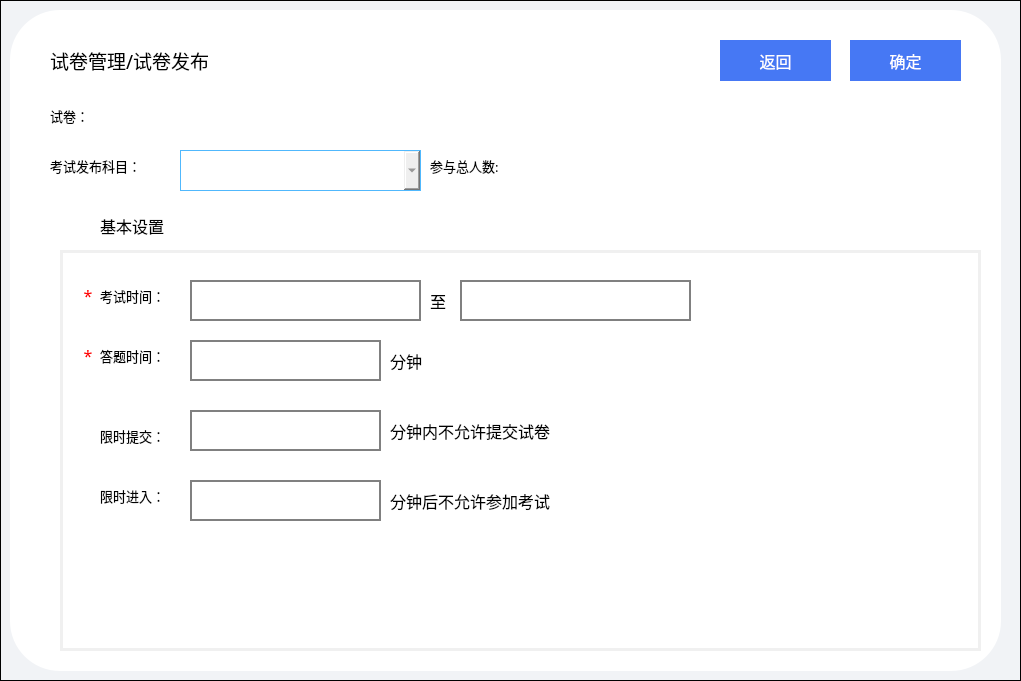
<?xml version="1.0" encoding="UTF-8"?>
<ui version="4.0">
 <class>CTestPaperReleaseDlg</class>
 <widget class="QDialog" name="CTestPaperReleaseDlg">
  <property name="geometry">
   <rect>
    <x>0</x>
    <y>0</y>
    <width>1021</width>
    <height>681</height>
   </rect>
  </property>
  <property name="windowTitle">
   <string>Dialog</string>
  </property>
  <property name="styleSheet">
   <string notr="true">#CTestPaperReleaseDlg
{
border:1px solid;
background-color:#F1F3F6;
}</string>
  </property>
  <widget class="QWidget" name="widget" native="true">
   <property name="geometry">
    <rect>
     <x>10</x>
     <y>10</y>
     <width>991</width>
     <height>661</height>
    </rect>
   </property>
   <property name="styleSheet">
    <string notr="true">#widget
{
background-color:#ffffff;
border-radius:50; 
}</string>
   </property>
   <widget class="QPushButton" name="pushButton">
    <property name="geometry">
     <rect>
      <x>710</x>
      <y>30</y>
      <width>111</width>
      <height>41</height>
     </rect>
    </property>
    <property name="font">
     <font>
      <family>黑体</family>
      <pointsize>12</pointsize>
     </font>
    </property>
    <property name="styleSheet">
     <string notr="true">#pushButton{
border:none;
background-color:#4678F4;
color: #FFFFFF;
}

#pushButton:hover{
background-color:#ec7f9e;
}</string>
    </property>
    <property name="text">
     <string>返回</string>
    </property>
   </widget>
   <widget class="QLabel" name="label">
    <property name="geometry">
     <rect>
      <x>40</x>
      <y>30</y>
      <width>211</width>
      <height>41</height>
     </rect>
    </property>
    <property name="font">
     <font>
      <family>黑体</family>
      <pointsize>14</pointsize>
      <weight>50</weight>
      <bold>false</bold>
     </font>
    </property>
    <property name="text">
     <string>试卷管理/试卷发布</string>
    </property>
   </widget>
   <widget class="QPushButton" name="pushButton_2">
    <property name="geometry">
     <rect>
      <x>840</x>
      <y>30</y>
      <width>111</width>
      <height>41</height>
     </rect>
    </property>
    <property name="font">
     <font>
      <family>黑体</family>
      <pointsize>12</pointsize>
     </font>
    </property>
    <property name="styleSheet">
     <string notr="true">#pushButton_2{
border:none;
background-color:#4678F4;
color: #FFFFFF;
}

#pushButton_2:hover{
background-color:#ec7f9e;
}</string>
    </property>
    <property name="text">
     <string>确定</string>
    </property>
   </widget>
   <widget class="QLabel" name="label_2">
    <property name="geometry">
     <rect>
      <x>40</x>
      <y>90</y>
      <width>61</width>
      <height>31</height>
     </rect>
    </property>
    <property name="font">
     <font>
      <family>黑体</family>
      <pointsize>10</pointsize>
     </font>
    </property>
    <property name="text">
     <string>试卷：</string>
    </property>
   </widget>
   <widget class="QLabel" name="label_3">
    <property name="geometry">
     <rect>
      <x>100</x>
      <y>90</y>
      <width>311</width>
      <height>31</height>
     </rect>
    </property>
    <property name="font">
     <font>
      <family>黑体</family>
      <pointsize>12</pointsize>
     </font>
    </property>
    <property name="text">
     <string/>
    </property>
   </widget>
   <widget class="QLabel" name="label_4">
    <property name="geometry">
     <rect>
      <x>40</x>
      <y>140</y>
      <width>121</width>
      <height>31</height>
     </rect>
    </property>
    <property name="font">
     <font>
      <family>黑体</family>
      <pointsize>10</pointsize>
     </font>
    </property>
    <property name="text">
     <string>考试发布科目：</string>
    </property>
   </widget>
   <widget class="QLabel" name="label_5">
    <property name="geometry">
     <rect>
      <x>420</x>
      <y>140</y>
      <width>101</width>
      <height>31</height>
     </rect>
    </property>
    <property name="font">
     <font>
      <family>黑体</family>
      <pointsize>10</pointsize>
     </font>
    </property>
    <property name="text">
     <string>参与总人数:</string>
    </property>
   </widget>
   <widget class="QComboBox" name="comboBox">
    <property name="geometry">
     <rect>
      <x>170</x>
      <y>140</y>
      <width>241</width>
      <height>41</height>
     </rect>
    </property>
    <property name="font">
     <font>
      <family>黑体</family>
      <pointsize>12</pointsize>
     </font>
    </property>
    <property name="styleSheet">
     <string notr="true">QComboBox{
  color:#666666;
  padding: 1px 15px 1px 3px;
  border: 1px solid #50b8fd;
}

QComboBox::drop-down
{
border-image:url(:/icons/comboxDowm.png);
min-width:30px;
min-heigth:30px;
}

QComboBox#comboBox_3::drop-down:checked
{
border-image:url(:/icons/comboxUp.png);
}

QComboBox QAbstractItemView{
	background:rgba(255,255,255,1);
    border:1px solid rgba(228,228,228,1);
    border-radius:0px 0px 5px 5px;
	font-size:14px;
    outline: 0px;  
 }</string>
    </property>
   </widget>
   <widget class="QLabel" name="label_6">
    <property name="geometry">
     <rect>
      <x>530</x>
      <y>140</y>
      <width>101</width>
      <height>31</height>
     </rect>
    </property>
    <property name="font">
     <font>
      <family>黑体</family>
      <pointsize>10</pointsize>
     </font>
    </property>
    <property name="text">
     <string/>
    </property>
   </widget>
   <widget class="QLabel" name="label_7">
    <property name="geometry">
     <rect>
      <x>50</x>
      <y>200</y>
      <width>30</width>
      <height>30</height>
     </rect>
    </property>
    <property name="text">
     <string/>
    </property>
    <property name="pixmap">
     <pixmap resource="res.qrc">:/icons/setup.png</pixmap>
    </property>
    <property name="scaledContents">
     <bool>true</bool>
    </property>
   </widget>
   <widget class="QLabel" name="label_8">
    <property name="geometry">
     <rect>
      <x>90</x>
      <y>200</y>
      <width>101</width>
      <height>31</height>
     </rect>
    </property>
    <property name="font">
     <font>
      <family>黑体</family>
      <pointsize>12</pointsize>
     </font>
    </property>
    <property name="text">
     <string>基本设置</string>
    </property>
   </widget>
   <widget class="QWidget" name="widget_2" native="true">
    <property name="geometry">
     <rect>
      <x>50</x>
      <y>240</y>
      <width>921</width>
      <height>401</height>
     </rect>
    </property>
    <property name="styleSheet">
     <string notr="true">#widget_2
{
border:3px solid #F0F0F0;
}</string>
    </property>
    <widget class="QLabel" name="label_9">
     <property name="geometry">
      <rect>
       <x>40</x>
       <y>30</y>
       <width>91</width>
       <height>31</height>
      </rect>
     </property>
     <property name="font">
      <font>
       <family>黑体</family>
       <pointsize>10</pointsize>
      </font>
     </property>
     <property name="text">
      <string>考试时间：</string>
     </property>
    </widget>
    <widget class="QLabel" name="label_10">
     <property name="geometry">
      <rect>
       <x>20</x>
       <y>30</y>
       <width>16</width>
       <height>31</height>
      </rect>
     </property>
     <property name="font">
      <font>
       <family>黑体</family>
       <pointsize>12</pointsize>
       <weight>50</weight>
       <bold>false</bold>
      </font>
     </property>
     <property name="styleSheet">
      <string notr="true">#label_10
{
color:red;
}</string>
     </property>
     <property name="text">
      <string>*</string>
     </property>
     <property name="alignment">
      <set>Qt::AlignCenter</set>
     </property>
    </widget>
    <widget class="QLineEdit" name="lineEdit">
     <property name="geometry">
      <rect>
       <x>130</x>
       <y>30</y>
       <width>191</width>
       <height>41</height>
      </rect>
     </property>
     <property name="font">
      <font>
       <weight>75</weight>
       <bold>true</bold>
      </font>
     </property>
     <property name="styleSheet">
      <string notr="true">#lineEdit
{
border:none;
border-left:2px solid grey;
border-bottom:2px solid grey;
border-top:2px solid grey;
}</string>
     </property>
    </widget>
    <widget class="QPushButton" name="pushButton_3">
     <property name="geometry">
      <rect>
       <x>320</x>
       <y>30</y>
       <width>41</width>
       <height>41</height>
      </rect>
     </property>
     <property name="styleSheet">
      <string notr="true">#pushButton_3
{
border:none;
border-right:2px solid grey;
border-bottom:2px solid grey;
border-top:2px solid grey;
}</string>
     </property>
     <property name="text">
      <string/>
     </property>
     <property name="icon">
      <iconset resource="res.qrc">
       <normaloff>:/icons/dateTime.png</normaloff>:/icons/dateTime.png</iconset>
     </property>
     <property name="iconSize">
      <size>
       <width>41</width>
       <height>41</height>
      </size>
     </property>
    </widget>
    <widget class="QLabel" name="label_11">
     <property name="geometry">
      <rect>
       <x>370</x>
       <y>30</y>
       <width>31</width>
       <height>41</height>
      </rect>
     </property>
     <property name="font">
      <font>
       <family>黑体</family>
       <pointsize>12</pointsize>
      </font>
     </property>
     <property name="text">
      <string>至</string>
     </property>
    </widget>
    <widget class="QLineEdit" name="lineEdit_2">
     <property name="geometry">
      <rect>
       <x>400</x>
       <y>30</y>
       <width>191</width>
       <height>41</height>
      </rect>
     </property>
     <property name="font">
      <font>
       <weight>75</weight>
       <bold>true</bold>
      </font>
     </property>
     <property name="styleSheet">
      <string notr="true">#lineEdit_2
{
border:none;
border-left:2px solid grey;
border-bottom:2px solid grey;
border-top:2px solid grey;
}</string>
     </property>
    </widget>
    <widget class="QPushButton" name="pushButton_4">
     <property name="geometry">
      <rect>
       <x>590</x>
       <y>30</y>
       <width>41</width>
       <height>41</height>
      </rect>
     </property>
     <property name="styleSheet">
      <string notr="true">#pushButton_4
{
border:none;
border-right:2px solid grey;
border-bottom:2px solid grey;
border-top:2px solid grey;
}</string>
     </property>
     <property name="text">
      <string/>
     </property>
     <property name="icon">
      <iconset resource="res.qrc">
       <normaloff>:/icons/dateTime.png</normaloff>:/icons/dateTime.png</iconset>
     </property>
     <property name="iconSize">
      <size>
       <width>41</width>
       <height>41</height>
      </size>
     </property>
    </widget>
    <widget class="QLabel" name="label_12">
     <property name="geometry">
      <rect>
       <x>20</x>
       <y>90</y>
       <width>16</width>
       <height>31</height>
      </rect>
     </property>
     <property name="font">
      <font>
       <family>黑体</family>
       <pointsize>12</pointsize>
       <weight>50</weight>
       <bold>false</bold>
      </font>
     </property>
     <property name="styleSheet">
      <string notr="true">#label_12
{
color:red;
}</string>
     </property>
     <property name="text">
      <string>*</string>
     </property>
     <property name="alignment">
      <set>Qt::AlignCenter</set>
     </property>
    </widget>
    <widget class="QLabel" name="label_13">
     <property name="geometry">
      <rect>
       <x>40</x>
       <y>90</y>
       <width>91</width>
       <height>31</height>
      </rect>
     </property>
     <property name="font">
      <font>
       <family>黑体</family>
       <pointsize>10</pointsize>
      </font>
     </property>
     <property name="text">
      <string>答题时间：</string>
     </property>
    </widget>
    <widget class="QLineEdit" name="lineEdit_3">
     <property name="geometry">
      <rect>
       <x>130</x>
       <y>90</y>
       <width>191</width>
       <height>41</height>
      </rect>
     </property>
     <property name="font">
      <font>
       <family>黑体</family>
       <pointsize>12</pointsize>
      </font>
     </property>
     <property name="styleSheet">
      <string notr="true">#lineEdit_3
{
border:none;
border-left:2px solid grey;
border-bottom:2px solid grey;
border-top:2px solid grey;
border-right:2px solid grey;
}</string>
     </property>
    </widget>
    <widget class="QLabel" name="label_14">
     <property name="geometry">
      <rect>
       <x>330</x>
       <y>90</y>
       <width>61</width>
       <height>41</height>
      </rect>
     </property>
     <property name="font">
      <font>
       <family>黑体</family>
       <pointsize>12</pointsize>
      </font>
     </property>
     <property name="text">
      <string>分钟</string>
     </property>
    </widget>
    <widget class="QLabel" name="label_15">
     <property name="geometry">
      <rect>
       <x>40</x>
       <y>170</y>
       <width>81</width>
       <height>31</height>
      </rect>
     </property>
     <property name="font">
      <font>
       <family>黑体</family>
       <pointsize>10</pointsize>
      </font>
     </property>
     <property name="text">
      <string>限时提交：</string>
     </property>
    </widget>
    <widget class="QLineEdit" name="lineEdit_4">
     <property name="geometry">
      <rect>
       <x>130</x>
       <y>160</y>
       <width>191</width>
       <height>41</height>
      </rect>
     </property>
     <property name="font">
      <font>
       <family>黑体</family>
       <pointsize>12</pointsize>
      </font>
     </property>
     <property name="styleSheet">
      <string notr="true">#lineEdit_4
{
border:none;
border-left:2px solid grey;
border-bottom:2px solid grey;
border-top:2px solid grey;
border-right:2px solid grey;
}</string>
     </property>
    </widget>
    <widget class="QLabel" name="label_16">
     <property name="geometry">
      <rect>
       <x>330</x>
       <y>160</y>
       <width>201</width>
       <height>41</height>
      </rect>
     </property>
     <property name="font">
      <font>
       <family>黑体</family>
       <pointsize>12</pointsize>
      </font>
     </property>
     <property name="text">
      <string>分钟内不允许提交试卷</string>
     </property>
    </widget>
    <widget class="QLabel" name="label_17">
     <property name="geometry">
      <rect>
       <x>40</x>
       <y>230</y>
       <width>81</width>
       <height>31</height>
      </rect>
     </property>
     <property name="font">
      <font>
       <family>黑体</family>
       <pointsize>10</pointsize>
      </font>
     </property>
     <property name="text">
      <string>限时进入：</string>
     </property>
    </widget>
    <widget class="QLineEdit" name="lineEdit_5">
     <property name="geometry">
      <rect>
       <x>130</x>
       <y>230</y>
       <width>191</width>
       <height>41</height>
      </rect>
     </property>
     <property name="font">
      <font>
       <family>黑体</family>
       <pointsize>12</pointsize>
      </font>
     </property>
     <property name="styleSheet">
      <string notr="true">#lineEdit_5
{
border:none;
border-left:2px solid grey;
border-bottom:2px solid grey;
border-top:2px solid grey;
border-right:2px solid grey;
}</string>
     </property>
    </widget>
    <widget class="QLabel" name="label_18">
     <property name="geometry">
      <rect>
       <x>330</x>
       <y>230</y>
       <width>201</width>
       <height>41</height>
      </rect>
     </property>
     <property name="font">
      <font>
       <family>黑体</family>
       <pointsize>12</pointsize>
      </font>
     </property>
     <property name="text">
      <string>分钟后不允许参加考试</string>
     </property>
    </widget>
   </widget>
  </widget>
 </widget>
 <resources>
  <include location="res.qrc"/>
 </resources>
 <connections/>
</ui>
